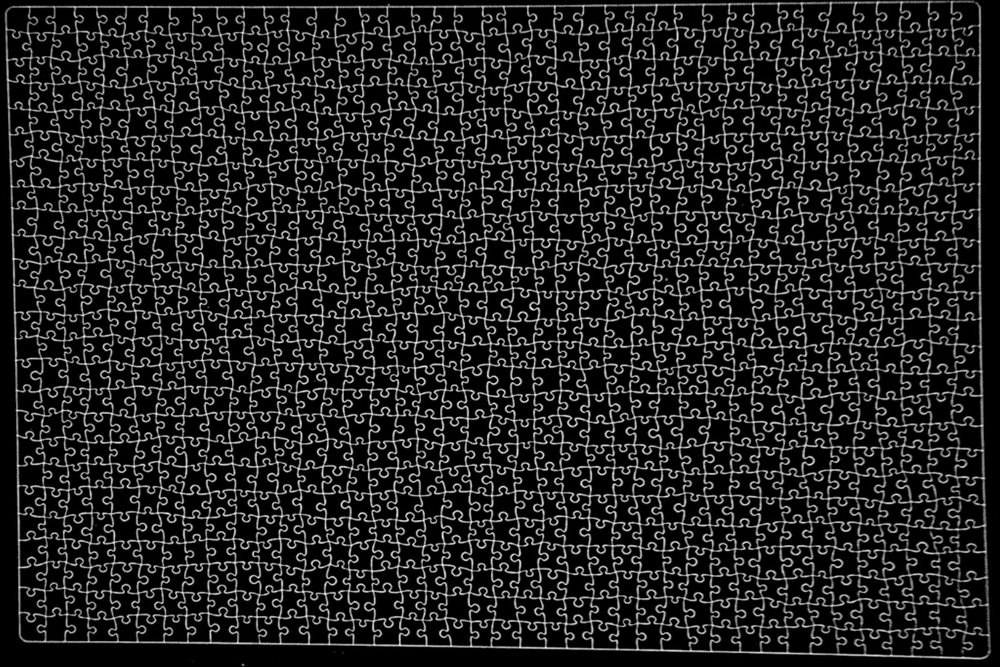
#> input picture data/boards/board_input_test/debug_import/normalized.png, 1000 x 667 px, shrunk from 3000 x 2000 before the run
$ python segment_grid_watershed_v2.py --image ../data/boards/board_input_test/debug_import/normalized.png
#> lines starting #> are read from the running program, lines starting #| are printed output that depends on the picture; after the words box and inside, x2 and y2 are one past the last pixel; in counts of white or black regions, pixels touching at a corner belong together
"""
Grid-Prior Watershed Puzzle Segmentation v2
=============================================
Key improvements over v1:
- Skip skeletonization entirely - it loses information
- Use heavy morphological closing directly on binary mask
- Use cv2.inpaint for gap repair
- Better watershed: use distance transform + edge energy combined
- Two-pass: detect merged regions and re-split them
- Better border handling for edge pieces
"""

from __future__ import annotations

import argparse
import json
import sys
import time
from pathlib import Path

import cv2
import numpy as np
from scipy import ndimage


# ---------------------------------------------------------------------------
# Step 1: Aggressive gap closing (no skeletonization)
# ---------------------------------------------------------------------------

def aggressive_gap_close(mask: np.ndarray, debug_dir: Path | None = None) -> np.ndarray:
    """
    Multi-strategy gap closing. Works on the thick binary lines directly.
    No skeletonization needed.
    """
    result = mask.copy()

    # Strategy 1: Standard morphological close with increasing kernel sizes
    for ksize in [3, 5, 7, 9]:
        k = np.ones((ksize, ksize), dtype=np.uint8)
        result = cv2.morphologyEx(result, cv2.MORPH_CLOSE, k, iterations=1)

    if debug_dir:
        cv2.imwrite(str(debug_dir / "01a_close_standard.png"), result)

    # Strategy 2: Directional closing (horizontal, vertical, diagonal)
    for length in [11, 17, 23]:
        for angle in [0, 45, 90, 135]:
            kernel = _line_kernel(length, angle)
            closed = cv2.morphologyEx(result, cv2.MORPH_CLOSE, kernel, iterations=1)
            result = cv2.bitwise_or(result, closed)

    if debug_dir:
        cv2.imwrite(str(debug_dir / "01b_close_directional.png"), result)

    # Strategy 3: Dilate then erode (fills gaps then thins back)
    # Use a bigger dilation than erosion to ensure gaps are filled
    d_kernel = np.ones((5, 5), dtype=np.uint8)
    dilated = cv2.dilate(result, d_kernel, iterations=2)
    e_kernel = np.ones((3, 3), dtype=np.uint8)
    result = cv2.erode(dilated, e_kernel, iterations=2)

    if debug_dir:
        cv2.imwrite(str(debug_dir / "01c_dilate_erode.png"), result)

    return result


def _line_kernel(length: int, angle_deg: int) -> np.ndarray:
    """Create a line-shaped structuring element."""
    length = max(3, length)
    if length % 2 == 0:
        length += 1
    kernel = np.zeros((length, length), dtype=np.uint8)
    center = length // 2
    angle_rad = np.deg2rad(angle_deg)
    for i in range(length):
        offset = i - center
        x = int(round(center + offset * np.cos(angle_rad)))
        y = int(round(center - offset * np.sin(angle_rad)))
        if 0 <= x < length and 0 <= y < length:
            kernel[y, x] = 1
    return kernel


# ---------------------------------------------------------------------------
# Step 2: Generate grid seeds with proper alignment
# ---------------------------------------------------------------------------

def estimate_grid_offset(
    binary: np.ndarray,
    rows: int,
    cols: int,
) -> tuple[float, float, float, float]:
    """
    Estimate the puzzle grid's offset and cell sizes by analyzing
    the projection profiles of the white lines.
    Returns (x_offset, y_offset, cell_w, cell_h).
    """
    height, width = binary.shape

    # Horizontal projection: sum white pixels per column
    h_proj = np.sum(binary > 0, axis=0).astype(float)
    # Vertical projection: sum white pixels per row
    v_proj = np.sum(binary > 0, axis=1).astype(float)

    # Smooth the projections
    from scipy.ndimage import uniform_filter1d
    h_smooth = uniform_filter1d(h_proj, size=5)
    v_smooth = uniform_filter1d(v_proj, size=5)

    # Find peaks in horizontal projection (vertical lines)
    h_peaks = _find_projection_peaks(h_smooth, cols + 1, width)
    v_peaks = _find_projection_peaks(v_smooth, rows + 1, height)

    if len(h_peaks) >= 2 and len(v_peaks) >= 2:
        cell_w = np.median(np.diff(sorted(h_peaks)))
        cell_h = np.median(np.diff(sorted(v_peaks)))
        x_off = h_peaks[0] if h_peaks[0] < cell_w else 0
        y_off = v_peaks[0] if v_peaks[0] < cell_h else 0
    else:
        cell_w = width / cols
        cell_h = height / rows
        x_off = cell_w / 2
        y_off = cell_h / 2

    return x_off, y_off, cell_w, cell_h


def _find_projection_peaks(projection: np.ndarray, expected_count: int, total_length: int) -> list[int]:
    """Find peaks in a 1D projection profile."""
    expected_spacing = total_length / (expected_count - 1) if expected_count > 1 else total_length

    # Find local maxima with minimum distance
    from scipy.signal import find_peaks
    min_dist = int(expected_spacing * 0.5)
    threshold = np.percentile(projection, 60)  # Only look at top 40%
    peaks, props = find_peaks(projection, distance=min_dist, height=threshold)

    return sorted(peaks.tolist())


def generate_grid_seeds(
    free_space: np.ndarray,
    rows: int,
    cols: int,
    binary_mask: np.ndarray | None = None,
) -> list[tuple[int, int]]:
    """
    Generate seeds at estimated grid cell centers.
    Uses projection analysis if binary mask is provided, otherwise uniform grid.
    """
    height, width = free_space.shape

    # Try to estimate grid alignment
    if binary_mask is not None:
        x_off, y_off, cell_w, cell_h = estimate_grid_offset(binary_mask, rows, cols)
    else:
        cell_w = width / cols
        cell_h = height / rows
        x_off = cell_w / 2
        y_off = cell_h / 2

    print(f"  Grid: cell_w={cell_w:.1f}, cell_h={cell_h:.1f}, x_off={x_off:.1f}, y_off={y_off:.1f}")

    # Distance transform of free space for finding good seed positions
    dist = cv2.distanceTransform(free_space, cv2.DIST_L2, 5)

    seeds = []
    search_radius = int(min(cell_w, cell_h) * 0.4)

    for r in range(rows):
        for c in range(cols):
            # Estimate cell center
            cx = int(x_off + c * cell_w)
            cy = int(y_off + r * cell_h)

            # Clamp
            cx = min(max(0, cx), width - 1)
            cy = min(max(0, cy), height - 1)

            # Find the position with maximum distance (furthest from walls)
            # within a search window around the estimated center
            seed = _find_best_seed(dist, cx, cy, search_radius)
            if seed is not None:
                seeds.append(seed)
            else:
                # Fallback: use center if in free space
                if free_space[cy, cx] > 0:
                    seeds.append((cx, cy))

    return seeds


def _find_best_seed(
    dist_map: np.ndarray,
    cx: int, cy: int,
    radius: int,
) -> tuple[int, int] | None:
    """Find the position with maximum distance transform value near (cx, cy)."""
    h, w = dist_map.shape
    y1 = max(0, cy - radius)
    y2 = min(h - 1, cy + radius)
    x1 = max(0, cx - radius)
    x2 = min(w - 1, cx + radius)

    sub = dist_map[y1:y2+1, x1:x2+1]
    if sub.max() <= 0:
        return None

    local_y, local_x = np.unravel_index(sub.argmax(), sub.shape)
    return (int(local_x) + x1, int(local_y) + y1)


# ---------------------------------------------------------------------------
# Step 3: Watershed segmentation
# ---------------------------------------------------------------------------

def run_watershed(
    free_space: np.ndarray,
    seeds: list[tuple[int, int]],
    wall_mask: np.ndarray,
) -> np.ndarray:
    """
    Marker-controlled watershed using wall mask as the gradient.
    """
    # Create markers
    markers = np.zeros(free_space.shape, dtype=np.int32)
    for label_id, (x, y) in enumerate(seeds, start=1):
        # Place a small circle marker, not just a point
        cv2.circle(markers, (x, y), 3, int(label_id), -1)

    # Create gradient image for watershed
    # Combine: distance transform (inverted) + wall proximity
    dist = cv2.distanceTransform(free_space, cv2.DIST_L2, 5)
    dist_norm = cv2.normalize(dist, None, 0, 255, cv2.NORM_MINMAX).astype(np.uint8)

    # Walls should be ridges (high values), centers should be valleys
    gradient = cv2.bitwise_not(dist_norm)

    # Boost the wall edges: add the wall mask to make them stronger barriers
    wall_boost = (wall_mask > 0).astype(np.uint8) * 255
    gradient = cv2.addWeighted(gradient, 0.5, wall_boost, 0.5, 0)

    # Watershed needs BGR
    bgr = cv2.cvtColor(gradient, cv2.COLOR_GRAY2BGR)
    labels = cv2.watershed(bgr, markers)

    return labels


# ---------------------------------------------------------------------------
# Step 4: Extract and validate slots
# ---------------------------------------------------------------------------

def extract_and_validate_slots(
    labels: np.ndarray,
    free_space: np.ndarray,
    num_seeds: int,
    expected_area: float,
) -> tuple[list[dict], list[dict]]:
    """
    Extract slots from watershed labels.
    Returns (good_slots, problem_slots).
    """
    height, width = labels.shape
    min_area = int(expected_area * 0.25)
    max_area = int(expected_area * 2.0)
    border_margin = 10

    good_slots = []
    merged_slots = []
    fragment_slots = []

    for label_id in range(1, num_seeds + 1):
        region_mask = ((labels == label_id) & (free_space > 0)).astype(np.uint8) * 255
        area = cv2.countNonZero(region_mask)

        if area == 0:
            continue

        ys, xs = np.where(region_mask > 0)
        x_min, x_max = int(xs.min()), int(xs.max())
        y_min, y_max = int(ys.min()), int(ys.max())
        bbox_w = x_max - x_min + 1
        bbox_h = y_max - y_min + 1

        touches = (x_min <= border_margin or y_min <= border_margin or
                   x_max >= width - border_margin or y_max >= height - border_margin)

        contours, _ = cv2.findContours(region_mask, cv2.RETR_EXTERNAL, cv2.CHAIN_APPROX_SIMPLE)
        if not contours:
            continue

        contour = max(contours, key=cv2.contourArea)
        contour_area = cv2.contourArea(contour)
        hull = cv2.convexHull(contour)
        hull_area = cv2.contourArea(hull)
        solidity = contour_area / hull_area if hull_area > 0 else 0

        # Aspect ratio check
        aspect = bbox_w / bbox_h if bbox_h > 0 else 0

        M = cv2.moments(contour)
        if M["m00"] > 0:
            cx = int(M["m10"] / M["m00"])
            cy = int(M["m01"] / M["m00"])
        else:
            cx = (x_min + x_max) // 2
            cy = (y_min + y_max) // 2

        slot = {
            "label_id": label_id,
            "area": area,
            "contour_area": int(contour_area),
            "bbox": [x_min, y_min, bbox_w, bbox_h],
            "center": [cx, cy],
            "solidity": round(solidity, 3),
            "aspect_ratio": round(aspect, 3),
            "touches_border": touches,
            "contour": contour,
            "mask": region_mask,
        }

        # Classify
        if area > max_area and not touches:
            merged_slots.append(slot)
        elif area < min_area and not touches:
            fragment_slots.append(slot)
        else:
            good_slots.append(slot)

    return good_slots, merged_slots + fragment_slots


# ---------------------------------------------------------------------------
# Step 5: Re-split merged regions
# ---------------------------------------------------------------------------

# [76 lines left out: function resplit_merged_regions, not called in this run]


# ---------------------------------------------------------------------------
# Visualization
# ---------------------------------------------------------------------------

def draw_random_color_fill(shape: tuple, slots: list[dict]) -> np.ndarray:
    result = np.zeros((shape[0], shape[1], 3), dtype=np.uint8)
    np.random.seed(42)
    for i, slot in enumerate(slots):
        hue = int((i * 137) % 180)
        color = cv2.cvtColor(np.uint8([[[hue, 180, 220]]]), cv2.COLOR_HSV2BGR)[0][0]
        result[slot["mask"] > 0] = color
    return result


def draw_overlay(base: np.ndarray, slots: list[dict]) -> np.ndarray:
    if len(base.shape) == 2:
        overlay = cv2.cvtColor(base, cv2.COLOR_GRAY2BGR)
    else:
        overlay = base.copy()

    for i, slot in enumerate(slots):
        hue = int((i * 137) % 180)
        color = cv2.cvtColor(np.uint8([[[hue, 200, 200]]]), cv2.COLOR_HSV2BGR)[0][0]
        color_tuple = tuple(int(c) for c in color)

        colored = np.zeros_like(overlay)
        colored[slot["mask"] > 0] = color_tuple
        overlay = cv2.addWeighted(overlay, 1.0, colored, 0.3, 0)
        cv2.drawContours(overlay, [slot["contour"]], -1, color_tuple, 1)

        cx, cy = slot["center"]
        cv2.circle(overlay, (cx, cy), 3, (0, 0, 255), -1)

    return overlay


def draw_problem_regions(
    base: np.ndarray,
    merged: list[dict],
    fragments: list[dict],
) -> np.ndarray:
    """Highlight problem regions: merged in red, fragments in yellow."""
    if len(base.shape) == 2:
        overlay = cv2.cvtColor(base, cv2.COLOR_GRAY2BGR)
    else:
        overlay = base.copy()

    for slot in merged:
        colored = np.zeros_like(overlay)
        colored[slot["mask"] > 0] = (0, 0, 255)  # Red
        overlay = cv2.addWeighted(overlay, 1.0, colored, 0.5, 0)
        cv2.drawContours(overlay, [slot["contour"]], -1, (0, 0, 255), 2)

    for slot in fragments:
        colored = np.zeros_like(overlay)
        colored[slot["mask"] > 0] = (0, 255, 255)  # Yellow
        overlay = cv2.addWeighted(overlay, 1.0, colored, 0.5, 0)
        cv2.drawContours(overlay, [slot["contour"]], -1, (0, 255, 255), 2)

    return overlay


# ---------------------------------------------------------------------------
# Main pipeline
# ---------------------------------------------------------------------------

def segment_puzzle(
    image_path: str,
    rows: int = 25,
    cols: int = 40,
    border_thickness: int = 10,
    output_dir: str | None = None,
    debug: bool = False,
) -> dict:
#> called with rows = 25, cols = 40, border_thickness = 10, debug = False
    t0 = time.time()
    expected_count = rows * cols

    img = cv2.imread(str(image_path), cv2.IMREAD_GRAYSCALE)
#> img is the input picture: shape (667, 1000); min 0, max 246, mean 36.1
    if img is None:
        raise FileNotFoundError(f"Cannot read: {image_path}")

    height, width = img.shape
    expected_area = (height * width) / expected_count  # rough estimate
    print(f"Image: {width}x{height}")
#| Image: 1000x667
    print(f"Grid: {cols}x{rows} = {expected_count} pieces")
    print(f"Expected piece area: ~{expected_area:.0f} px")
#| Expected piece area: ~667 px

    _, binary = cv2.threshold(img, 127, 255, cv2.THRESH_BINARY)
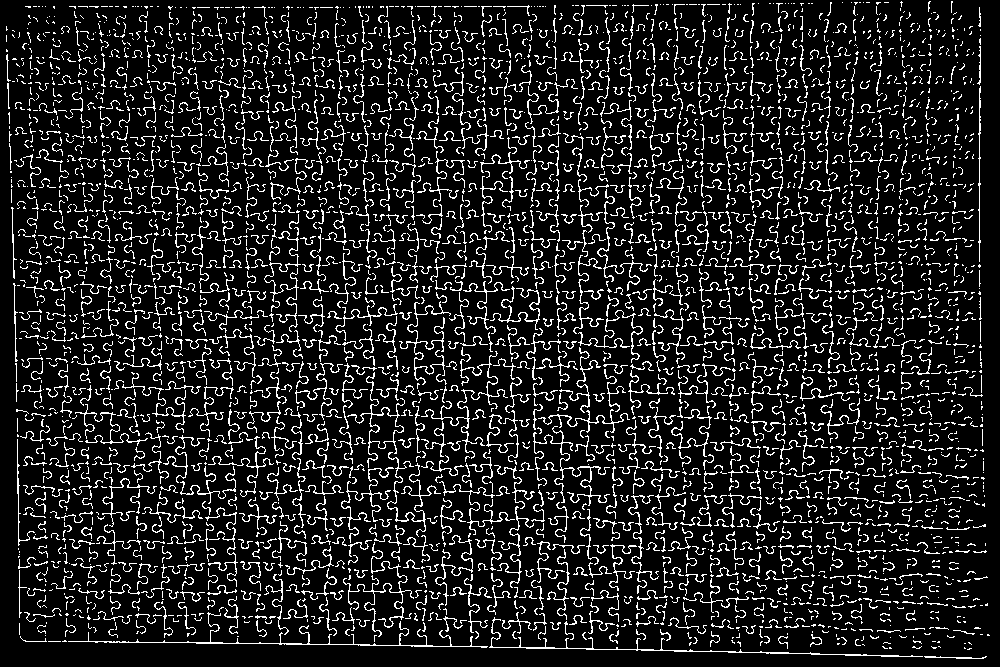
#> binary: shape (667, 1000); 12.7% white in thin lines or dots

    if output_dir is None:
        output_dir = str(Path(image_path).parent / "outputs" / "grid_watershed_v2")
    out = Path(output_dir)
    out.mkdir(parents=True, exist_ok=True)

    debug_dir = out if debug else None

    # ===================== STEP 1: Gap closing =====================
    print("\n--- Step 1: Aggressive gap closing ---")
    closed = aggressive_gap_close(binary, debug_dir=debug_dir)
#> the loop in aggressive_gap_close, `for ksize in [3, 5, 7, 9]:` made 4 passes
#> pass 1, in aggressive_gap_close, `result = cv2.morphologyEx(result, cv2.MORPH_CLOSE, k, iterations=1)`:
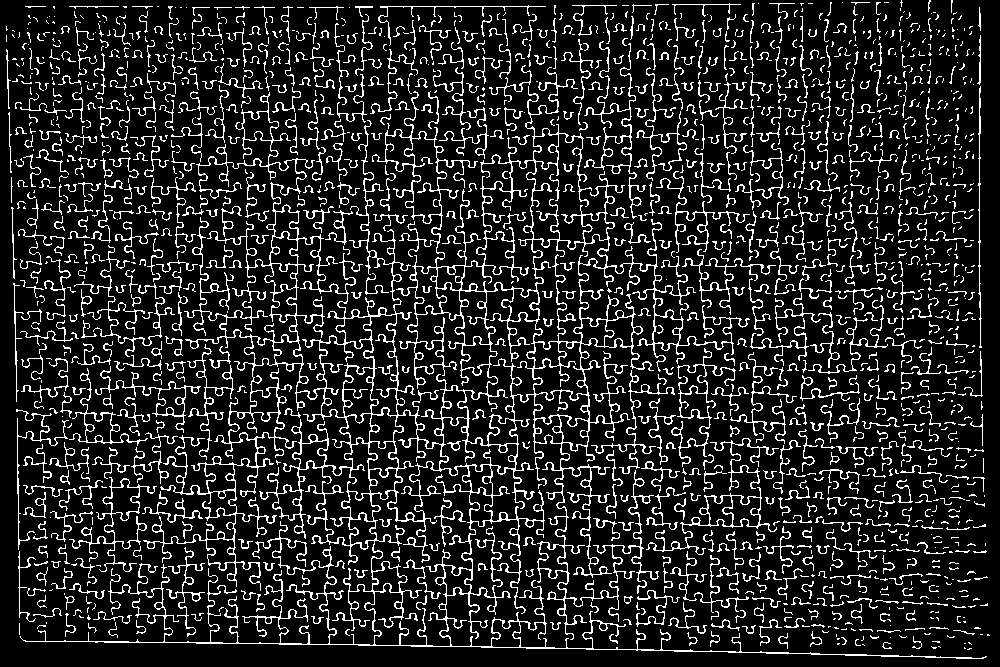
#> result: shape (667, 1000); 14.3% white in thin lines or dots
#> pass 2, in aggressive_gap_close, `result = cv2.morphologyEx(result, cv2.MORPH_CLOSE, k, iterations=1)`:
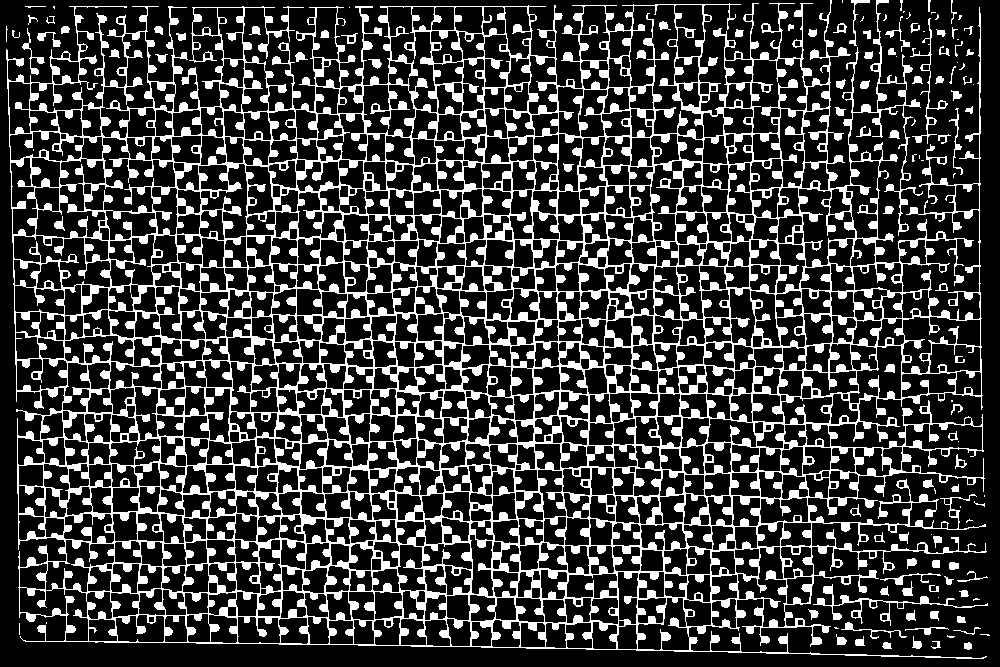
#> result: shape (667, 1000); 24.9% white; 131 white regions (39 under 20 px), largest, box (x1, y1, x2, y2) and area: (6, 0, 987, 659) 158970, (813, 584, 988, 626) 800, (910, 18, 948, 144) 430
#> pass 3, in aggressive_gap_close, `result = cv2.morphologyEx(result, cv2.MORPH_CLOSE, k, iterations=1)`:
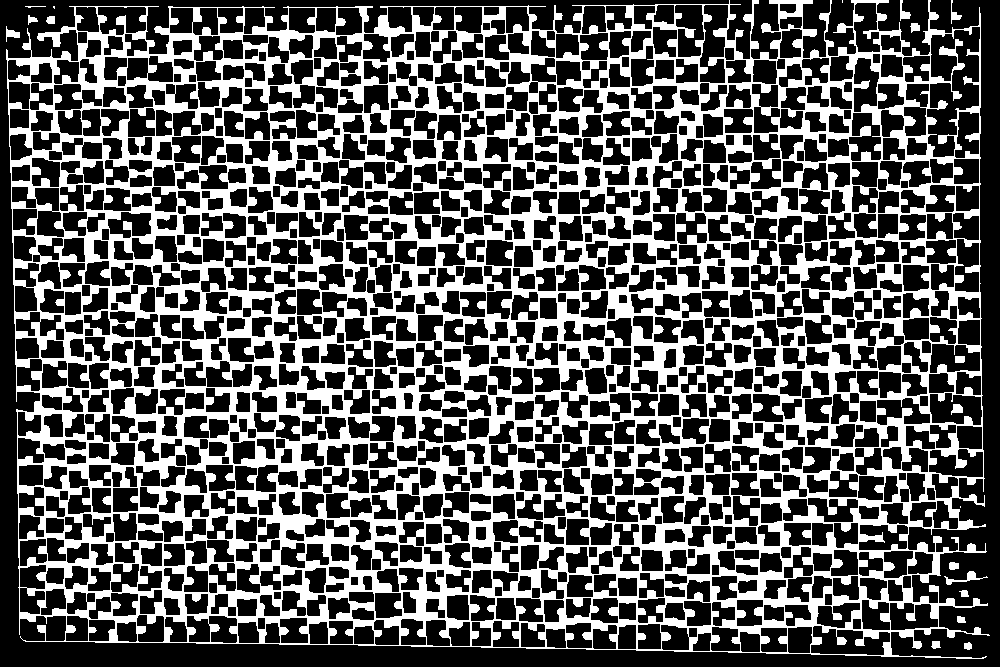
#> result: shape (667, 1000); 35.8% white; 19 white regions (3 under 20 px), largest, box (x1, y1, x2, y2) and area: (6, 0, 990, 659) 237942, (944, 571, 988, 585) 168, (900, 0, 911, 21) 104
#> (the rest of the program and of its run is left out)
